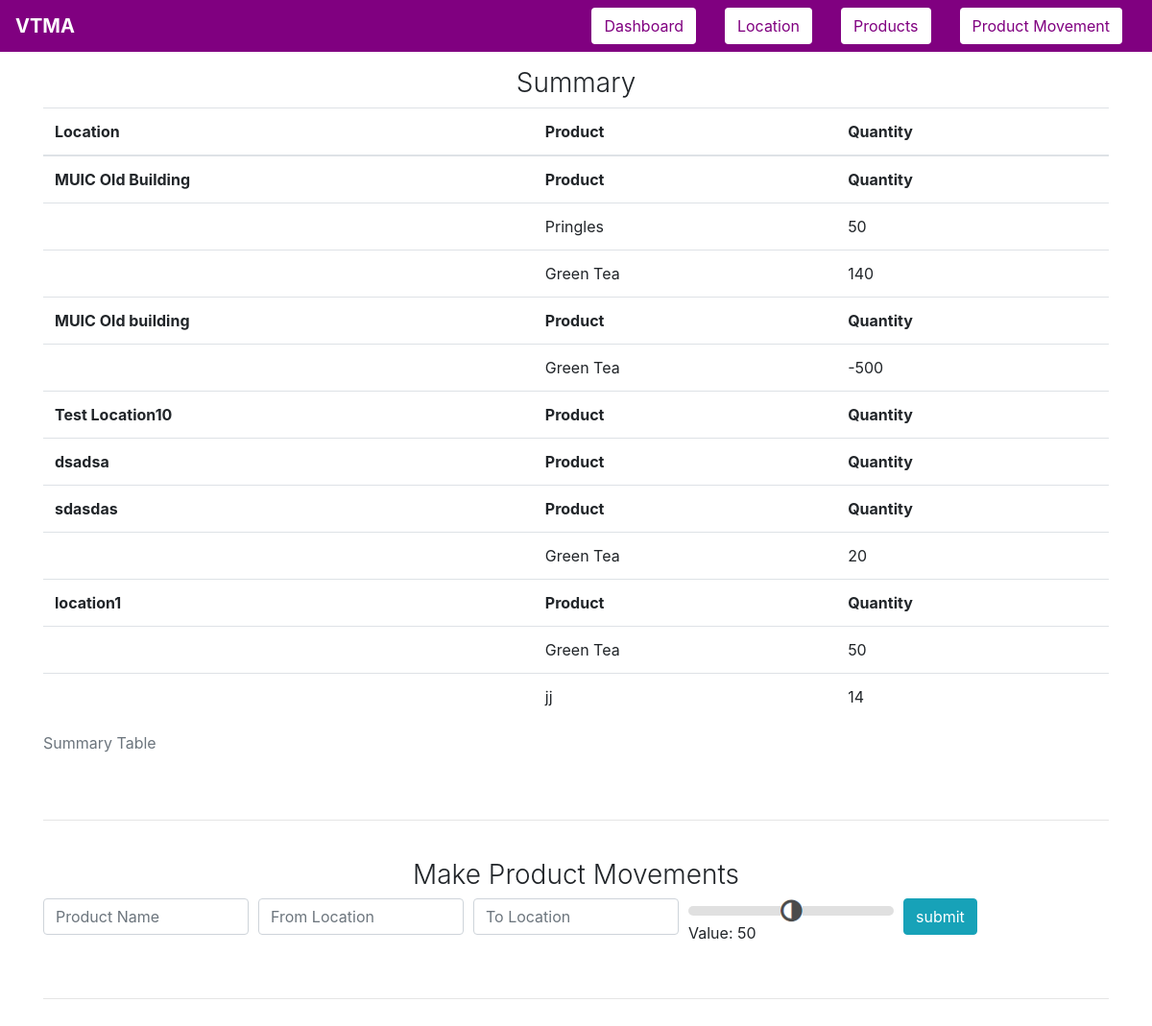
The app's page /movement with its own data.
### tables this page shows
CREATE TABLE location(loc_id INTEGER PRIMARY KEY AUTOINCREMENT,
                                 loc_name TEXT UNIQUE NOT NULL);

CREATE TABLE products(prod_id INTEGER PRIMARY KEY AUTOINCREMENT,
                    prod_name TEXT UNIQUE NOT NULL,
                    prod_quantity INTEGER NOT NULL,
                    unallocated_quantity INTEGER);

### app.py (the view)
@app.route("/movement", methods=["GET"])
@app.route("/movement", methods=["POST"])
def movement():
    init_database()
    db = sqlite3.connect(DATABASE_NAME)
    cursor = db.cursor()
    cursor.execute("SELECT prod_id, prod_name, unallocated_quantity FROM products")
    products = cursor.fetchall()
    cursor.execute("SELECT loc_id, loc_name FROM location")
    locations = cursor.fetchall()
    log_summary = []
    for p_id in [x[0] for x in products]:
        cursor.execute("SELECT prod_name FROM products WHERE prod_id = ?", (p_id,))
        temp_prod_name = cursor.fetchone()
        for l_id in [x[0] for x in locations]:
            cursor.execute("SELECT loc_name FROM location WHERE loc_id = ?", (l_id,))
            temp_loc_name = cursor.fetchone()
            cursor.execute(
                """
            SELECT SUM(log.prod_quantity)
            FROM logistics log
            WHERE log.prod_id = ? AND log.to_loc_id = ?
            """,
                (p_id, l_id),
            )
            sum_to_loc = cursor.fetchone()
            cursor.execute(
                """
            SELECT SUM(log.prod_quantity)
            FROM logistics log
            WHERE log.prod_id = ? AND log.from_loc_id = ?
            """,
                (p_id, l_id),
            )
            sum_from_loc = cursor.fetchone()
            if sum_from_loc[0] is None:
                sum_from_loc = (0,)
            if sum_to_loc[0] is None:
                sum_to_loc = (0,)
            log_summary += [
                (temp_prod_name + temp_loc_name + (sum_to_loc[0] - sum_from_loc[0],))
            ]
    alloc_json = {}
    for row in log_summary:
        try:
            if row[1] in alloc_json[row[0]].keys():
                alloc_json[row[0]][row[1]] += row[2]
            else:
                alloc_json[row[0]][row[1]] = row[2]
        except (KeyError, TypeError):
            alloc_json[row[0]] = {}
            alloc_json[row[0]][row[1]] = row[2]
    alloc_json = json.dumps(alloc_json)
    return movement1(products, locations, alloc_json, log_summary)

### app.py (called while the page is built, shortened)
def movement1(products, locations, alloc_json, log_summary):
    msg = None
    db = sqlite3.connect(DATABASE_NAME)
    cursor = db.cursor()
    cursor.execute("SELECT * FROM logistics")
    logistics_data = cursor.fetchall()
    successful = "Transaction added successfully"
    return render(
        "movement.html",
        title="ProductMovement",
        link=link,
        trans_message=msg,
        products=products,
        locations=locations,
        allocated=alloc_json,
        logs=logistics_data,
        database=log_summary,
    )

### templates/movement.html (shortened to what this page needs)
{% extends 'base-template.html' %}
{% block content %}
    <div class="container">
        <h3 class="text-center font-weight-light">Summary</h3>
        {% if database == None or database|length == 0 %}
            <h3 class="text-center font-weight-light">Summary not available yet</h3>
        {% else %}
            <table class="table" id="summary">
            <caption>Summary Table</caption>
  <thead>
    <tr>
      <th>Location</th>
      <th>Product</th>
      <th>Quantity</th>
    </tr>
  </thead>
  <tbody>
    {% for location in locations %}
    <tr>
      <td><strong>{{ location[1] }}</strong></td>
      <td><strong>Product</strong></td>
      <td><strong>Quantity</strong></td>
    </tr>
    {% for data in database %}
    {% if data[1] == location[1] %}
    {% if data[2] != 0 %}
    <tr>
      <td></td>
      <td>{{ data[0] }}</td>
      <td>{{ data[2] }}</td>
    </tr>
    {% endif %}
    {% endif %}
    {% endfor %}
    {% endfor %}
  </tbody>
</table>
        {% endif %}
        <br><hr><br>
        <h3 class="text-center font-weight-light">Make Product Movements</h3>
        <form action = "{{ url_for('movement') }}" method = "POST">
            <div class="form-row" title="Add logs">
                <div class="col">
                    <input name= "prod_name" id="prod_name" list="products" placeholder="Product Name" class="form-control" autocomplete="off" required autofocus>
                </div>
                <div class="col">
                    <input name="from_loc" id="from_loc" list="locations_to_from" placeholder="From Location" class="form-control" autocomplete="off">
                </div>
                <div class="col">
                    <input name="to_loc" id="to_loc" list="locations_to_from" placeholder="To Location" class="form-control" autocomplete="off">
                </div>
                <div class="col slide-container">
                    <input name="quantity" type="range" min="0" value="" class="slider" id="slider_range" required title="Product Range">
                    <p>Value: <span id="show_selected"></span>&nbsp;&nbsp;&nbsp;</p>
                </div>
                <div class="col">
                    <input type= "submit" id="submit" class="btn btn-info btn-group-toggle" value= "submit" /><br>
                </div>
            </div>
        </form>
        <br><hr><br>
    </div>
{% endblock %}

### templates/base-template.html (style rules this page uses)
.container { padding-top: 70px; }

### records on screen
location: loc_name "MUIC Old Building", data "50" "140"
products: prod_name "Pringles"
products: prod_name "Green Tea" "Green Tea" "Green Tea" "Green Tea"
location: loc_name "MUIC Old building", data "-500"
location: loc_name "Test Location10"
location: loc_name "dsadsa"
location: loc_name "sdasdas", data "20"
location: loc_name "location1", data "50" "14"
products: prod_name "jj"
